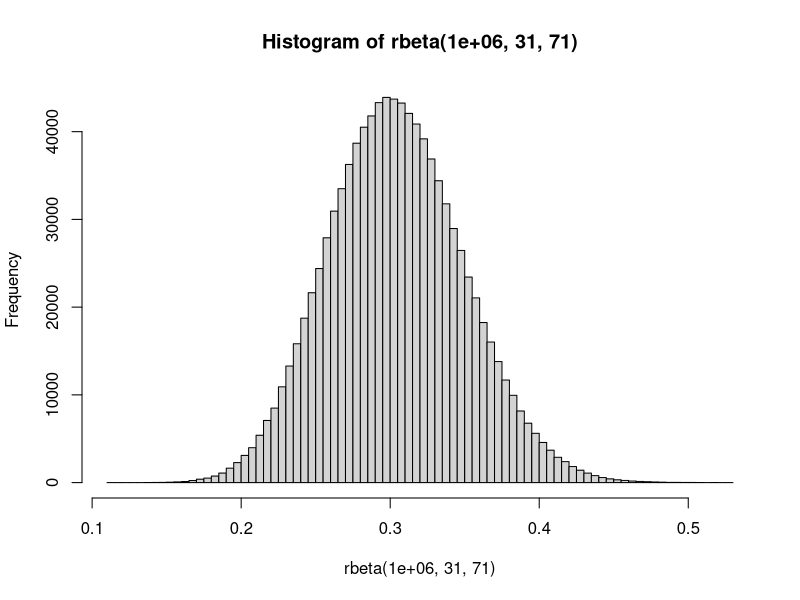
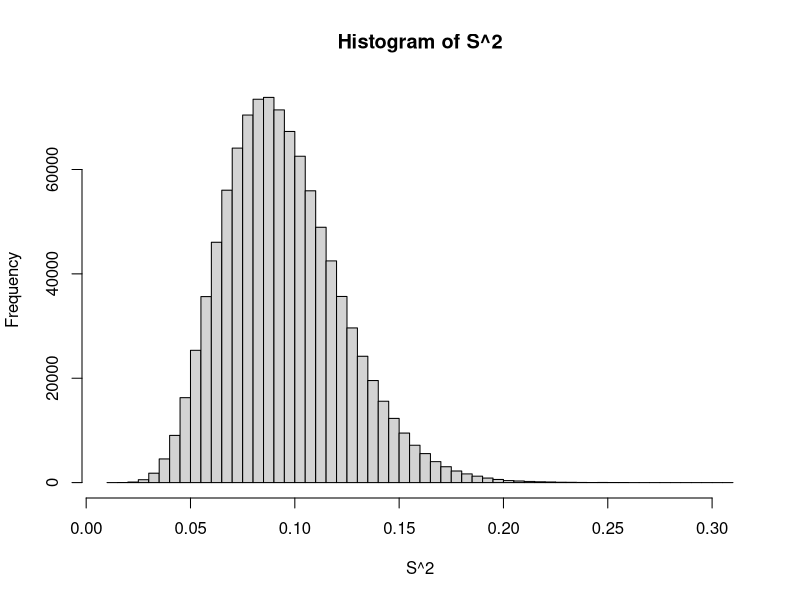

R code for these plots, in order:
## ---- chunk 1
S <- rbeta(1000, 31, 71)
## ---- chunk 2
hist(rbeta(1e6, 31, 71), breaks = 100)
## ---- chunk 3
result <- rep(NA, 5)
for(i in 1:5) {
  result[i] <- mean(rbeta(1000, 31, 71))
}
result
## ---- chunk 4
result <- mean(rbeta(1e4, 31, 71) > 0.35)
result
## ---- chunk 5
S <- rbeta(1e6, 31, 71)
hist(S^2, breaks = 100)
## ---- chunk 6
# if H is the frequency of a 11 homozygote, then the probability that
# a sample of 10 individuals does not have a 11 homozygote in it is
# (1 - H) ^ 10, and H is q^2, so....

# here are our simulated random variables
S <- rbeta(1e6, 31, 71)
  
# here is our function of simulated random variables
g <- function(q) (1 - q^2) ^ 10

# here is our Monte Carlo estimate
result <- mean(g(S))

result
